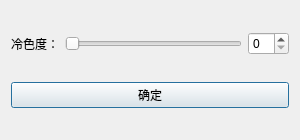
<?xml version="1.0" encoding="UTF-8"?>
<ui version="4.0">
 <class>DialogColdCo</class>
 <widget class="QDialog" name="DialogColdCo">
  <property name="geometry">
   <rect>
    <x>0</x>
    <y>0</y>
    <width>300</width>
    <height>140</height>
   </rect>
  </property>
  <property name="windowTitle">
   <string>Dialog</string>
  </property>
  <layout class="QGridLayout" name="gridLayout">
   <item row="0" column="0">
    <layout class="QHBoxLayout" name="horizontalLayout">
     <item>
      <widget class="QLabel" name="label">
       <property name="text">
        <string>冷色度：</string>
       </property>
      </widget>
     </item>
     <item>
      <widget class="QSlider" name="horizontalSlider">
       <property name="orientation">
        <enum>Qt::Horizontal</enum>
       </property>
      </widget>
     </item>
     <item>
      <widget class="QSpinBox" name="spinBox"/>
     </item>
    </layout>
   </item>
   <item row="1" column="0">
    <widget class="QPushButton" name="pushButton">
     <property name="text">
      <string>确定</string>
     </property>
    </widget>
   </item>
  </layout>
 </widget>
 <resources/>
 <connections/>
</ui>
